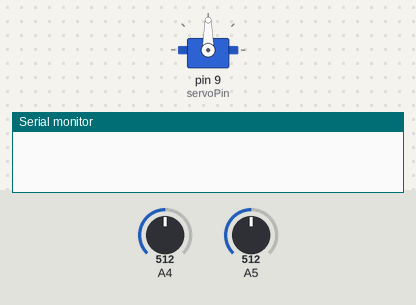
Recording of a sketch running on a simulated Arduino Uno, built with avr-gcc and run on an emulated ATmega328P. Shown: servo, the last lines printed to the serial monitor. The inputs (shaded band) are chosen by the test bench; at power-on: A4 = 512, A5 = 512.

Above: at 1.2 s.
1.3 s: A4 set to 526
At 2.28 s:
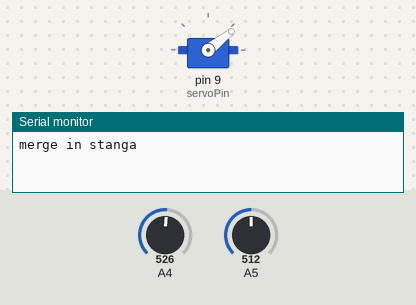
4.3 s: A5 set to 716
At 4.44 s:
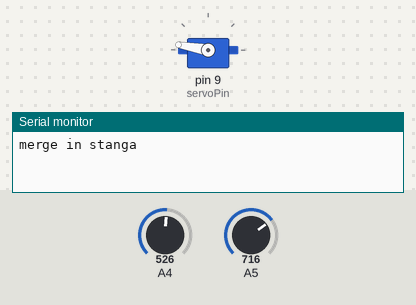
6.0 s: A5 set to 533
7.5 s: A5 set to 511
At 7.77 s:
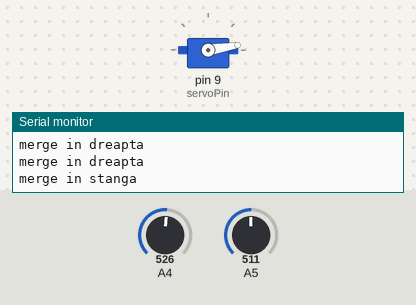
At 8.68 s:
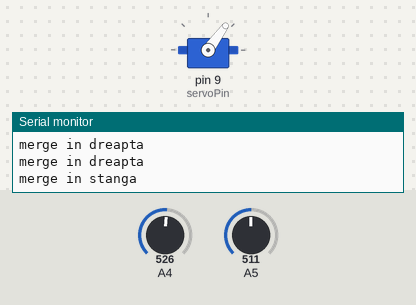
10.5 s: A5 set to 900
12.2 s: A4 set to 892
13.7 s: A4 set to 921
Timing chart, 0 to 17.7 s (numbered marks = the images above; inputs shaded):
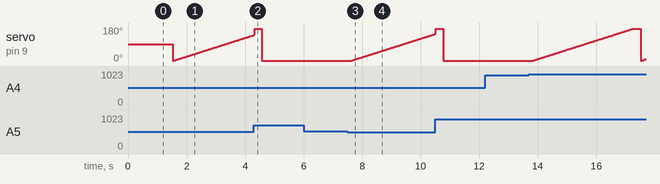

The sketch:

alDoileaFilm.ino
```cpp
#include <Servo.h>
Servo incliner ;
#define servoPin 9
#define R 5000
int motor_angle = 0;
#define VIN 5
int x=0;
int error ;

int difference (int a , int b )
{
  int diff;
  if (a > b)
    diff =  a - b ;
  else
    diff = b - a ;
  return diff ;
}
int Conversion(int valueToConv)
{
  float Voltage = float(valueToConv) * (VIN / float(1023));
  float Resistance = (R * (VIN - Voltage))/Voltage;
  int Lumen = 500/(Resistance/1000);
  return Lumen;
}
void setup() {
  incliner.attach(servoPin);
  int i;
  Serial.begin(9600);
  int rezVal_r = 0;
  int rezVal_l = 0;
  for (i=1;i>=100;i++)
  {
    rezVal_r = analogRead(A5);
    rezVal_l = analogRead(A4);
    error = rezVal_r + rezVal_l ;
  }
  error = error/200;
}


void loop() {
  int ok=0, caz , e , w , motor_value;
  int left , right , diffy ;
  int rezVal_r = 0 ;
  int rezVal_l = 0 ;
  int k=0;
  int mappedVal_r;
  int mappedVal_l;

  delay(250);

  rezVal_r = analogRead(A5);
  rezVal_l = analogRead(A4);

  mappedVal_r=map(rezVal_r, 4 , 951 , 0 , 180 );
  mappedVal_l=map(rezVal_l, 0 , 954 , 0 , 180 );

  //Serial.println("val rezist right : ");
  //Serial.println(mappedVal_r);
  //Serial.println("val rezist left : ");
  //Serial.println(mappedVal_l);
  left = mappedVal_l;
  right =  mappedVal_r;
  int grater ;
  if (left > right)
    grater = left ;
  else if (right  > left )
    grater = right ;
  diffy =  difference(right , left);
  if(right < 17 && left < 25 && ok!=1 )
      {Serial.println("NB BOSS ");ok=1;caz = 1;}
  if( (left-error) > right && ok!=1 )
      {Serial.println("merge in stanga");ok=1;caz = 2;}
  if((right-error) > left && ok!=1)
      {Serial.println("merge in dreapta");ok=1;caz= 3;}

  switch (caz)
  {
    case 1:          //intuneric
        w = analogRead(A4);
        e = analogRead(A5);
        while( w < 60  && e < 60 )
        {
          incliner.write(80);
          w = analogRead(A4);
          e = analogRead(A5);
        }

    break;
    case 2:       //stanga
        w = left;
        e = right;
        while(w > e  && motor_value <= 170)
        {
          e = analogRead(A5);
          w = analogRead(A4);

          motor_value = motor_value + 1 ;
          delay(20);
          incliner.write(motor_value);
        }
        incliner.write(motor_value-1);
    break;
    case 3:             //dreapta
        w = left ;
        e = right ;
        while(e > w && motor_value >= 1 )
        {
          e = analogRead(A5);
          w = analogRead(A4);
          motor_value = motor_value - 1;
          delay(20);
          incliner.write(motor_value);
        }
        incliner.write(motor_value+1);
    break;
  }


}
```

Measured:
- the behaviour switches between 514 and 515 on A4 (found by bisection; images 0 and 1)
- the behaviour switches between 525 and 524 on A5 (found by bisection; images 2 and 3)
- after the input at 7.5 s, servo on pin 9 (servoPin): moves from 1° to 143° over 2.9 s, starting after 0.12 s
